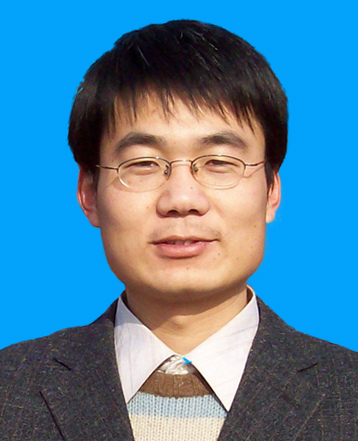
#> input picture head.jpg, 358 x 441 px
$ python tools.py psd5263.JPG
#> lines starting #> are read from the running program, lines starting #| are printed output that depends on the picture; after the words box and inside, x2 and y2 are one past the last pixel; in counts of white or black regions, pixels touching at a corner belong together; pictures that were not available may be replaced by others from this repository, and a replacement may not be noted
#> further down, img is the input picture: shape (441, 358, 3); mean B, G, R 159.9, 130.3, 79.4
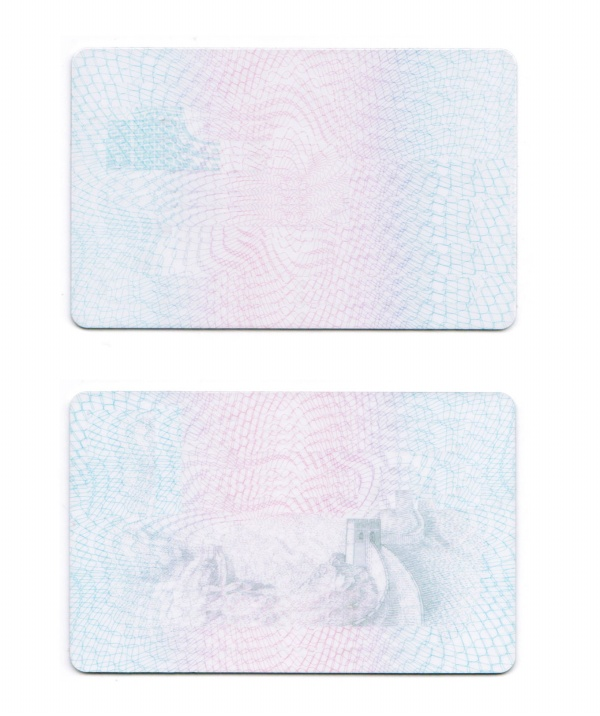
#> input picture psd5263.JPG, 600 x 716 px, given in place of empty.png, which was not available
#> further down, img_back is the input picture: shape (716, 600, 3); mean B, G, R 244.6, 239.1, 238.4
# coding=utf-8
from sys import argv, exit
import cv2
import  numpy as np

def changeBackground(img, img_back, zoom_size, center):
    # 日常缩放
#> called with zoom_size = (500, 670), center = (690, 1500)
    rows, cols, channels = img_back.shape
#> rows = 716; cols = 600; channels = 3
    #img_back = cv2.resize(img_back, None, fx=0.7, fy=0.7)
    #cv2.imshow('img_back', img_back)

    rows, cols, channels = img.shape
#> rows = 441; cols = 358
    #img = cv2.resize(img, None, fx=0.4, fy=0.4)
    img = cv2.resize(img, zoom_size)
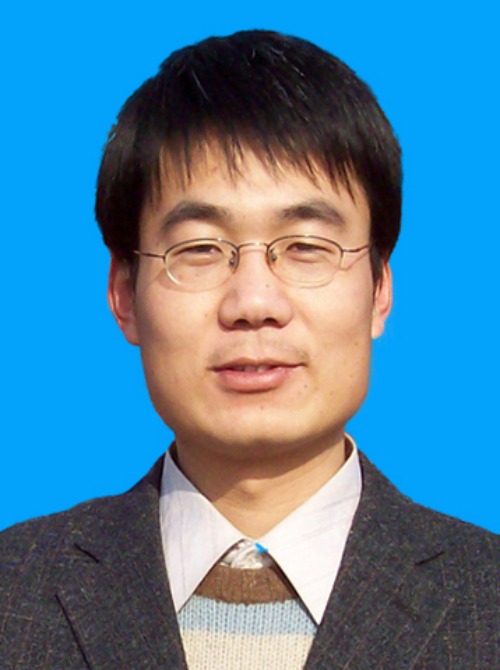
#> img: shape (670, 500, 3); mean of channels 0, 1, 2 159.8, 130.2, 79.4; drawn as B, G, R
    #cv2.imshow('img', img)
    rows, cols, channels = img.shape  # rows，cols最后一定要是前景图片的，后面遍历图片需要用到
#> rows = 670; cols = 500
    #print rows, cols

    # 转换hsv
    hsv = cv2.cvtColor(img, cv2.COLOR_BGR2HSV)
#> hsv: shape (670, 500, 3); mean H, S, V 78.1, 148.6, 181.4
    # 获取mask
    lower_blue = np.array([78, 43, 46])
    upper_blue = np.array([110, 255, 255])
    mask = cv2.inRange(hsv, lower_blue, upper_blue)
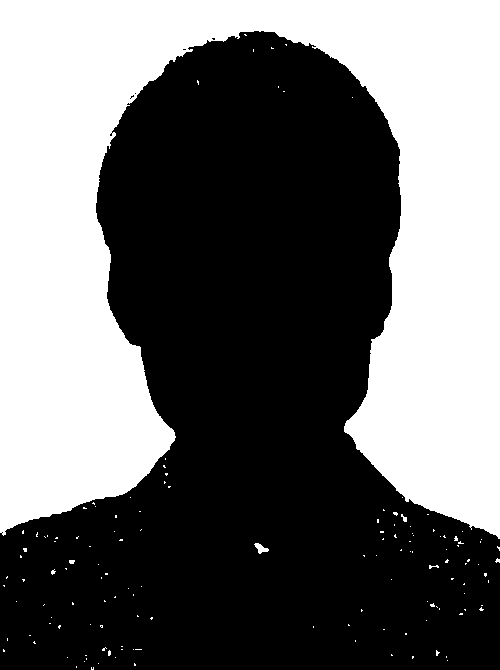
#> mask: shape (670, 500); 41.8% white; 139 white regions (134 under 20 px), largest, box (x1, y1, x2, y2) and area: (0, 0, 500, 539) 139168, (254, 543, 269, 554) 83, (401, 514, 407, 522) 26, (69, 560, 75, 564) 21, (429, 565, 439, 569) 21
    #cv2.imshow('Mask', mask)

    # 腐蚀膨胀
    erode = cv2.erode(mask, None, iterations=1)
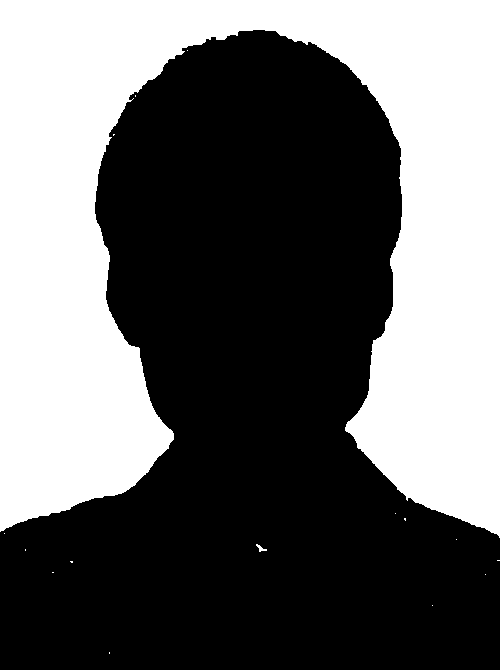
#> erode: shape (670, 500); 41% white; 16 white regions (14 under 20 px), largest, box (x1, y1, x2, y2) and area: (0, 0, 500, 538) 137198, (256, 544, 267, 552) 36
    #cv2.imshow('erode', erode)
    dilate = cv2.dilate(erode, None, iterations=1)
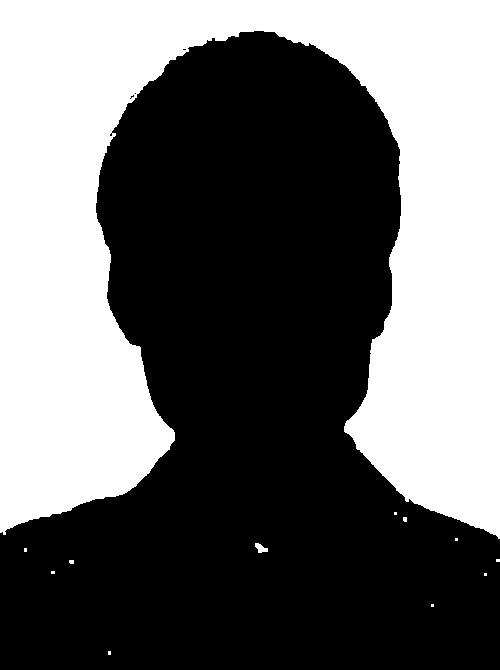
#> dilate: shape (670, 500); 41.6% white; 12 white regions (10 under 20 px), largest, box (x1, y1, x2, y2) and area: (0, 0, 500, 539) 139096, (255, 543, 268, 553) 78
    # [6 lines of commented-out code are left out]
    for i in range(rows):
        for j in range(cols):
            if dilate[i, j] == 0:  # 0代表黑色的点
                img_back[center[0] + i, center[1] + j] = img[i, j]  # 此处替换颜色，为BGR通道
    #cv2.imshow('res', img_back)

    #cv2.waitKey(0)
    #cv2.destroyAllWindows()
    return img_back


if __name__ == '__main__':
    img = cv2.imread('head.jpg')
    img_back = cv2.imread('empty.png')
    zoom_size = (500, 670)
    center = (690, 1500)
#> (the run stopped early here; a loop or call above may not have finished)
